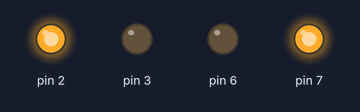
The sketch below on a simulated Arduino Uno, built with avr-gcc and run on an emulated ATmega328P. Parts: output pins drawn as LEDs (lit = HIGH).

Above: at 1.5 s.
At 4.5 s:
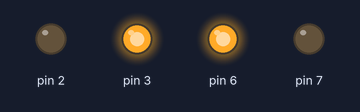
Timing chart, 0 to 7.8 s (numbered marks = the images above):
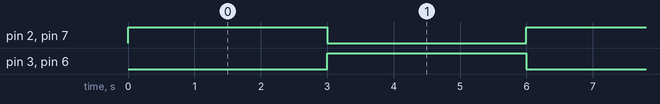

The sketch:

dc_motor_1.ino
```cpp
void setup()
{
  pinMode(2, OUTPUT);
  pinMode(3, OUTPUT);
  pinMode(6, OUTPUT);
  pinMode(7, OUTPUT);
}

void loop()
{
  // moving the first motor with anticlockwise
  digitalWrite(2,1);
  digitalWrite(3,0);
  //moving the Second motor with anticlockwise
  digitalWrite(7,1);
  digitalWrite(6,0);

  delay(3000); // Wait for 3 seconds

  // moving the first motor with clockwise
  digitalWrite(3,1);
  digitalWrite(2,0);
  // moving the second motor with clockwise
  digitalWrite(6,1);
  digitalWrite(7,0);

  delay(3000); // Wait for 3 seconds

}
```

Measured:
- by itself, pin 2, pin 3, pin 6, pin 7: alternates HIGH for 3.0 s and LOW for 3.0 s
